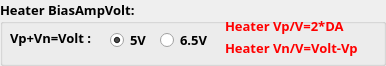
   <widget class="QGroupBox" name="groupBox_BiasVolt">
    <property name="geometry">
     <rect>
      <x>25</x>
      <y>30</y>
      <width>386</width>
      <height>66</height>
     </rect>
    </property>
    <property name="font">
     <font>
      <family>微软雅黑</family>
      <pointsize>10</pointsize>
      <weight>75</weight>
      <bold>true</bold>
     </font>
    </property>
    <property name="styleSheet">
     <string notr="true">#groupBox_BiasVolt
{
	border: 2px solid orange;

    margin-top:3.3ex;
	border-radius:5px;

}
#groupBox_BiasVolt::title
{
	subcontrol-origin:margin;
	color:blue;
	left:10px;
}
</string>
    </property>
    <property name="title">
     <string>Heater BiasAmpVolt:</string>
    </property>
    <widget class="QRadioButton" name="EN_BiasAmp_Volt_6V5">
     <property name="geometry">
      <rect>
       <x>160</x>
       <y>25</y>
       <width>60</width>
       <height>30</height>
      </rect>
     </property>
     <property name="font">
      <font>
       <family>微软雅黑</family>
       <pointsize>10</pointsize>
       <weight>75</weight>
       <bold>true</bold>
      </font>
     </property>
     <property name="text">
      <string>6.5V</string>
     </property>
    </widget>
    <widget class="QRadioButton" name="EN_BiasAmp_Volt_5V">
     <property name="geometry">
      <rect>
       <x>110</x>
       <y>25</y>
       <width>50</width>
       <height>30</height>
      </rect>
     </property>
     <property name="font">
      <font>
       <family>微软雅黑</family>
       <pointsize>10</pointsize>
       <weight>75</weight>
       <bold>true</bold>
      </font>
     </property>
     <property name="text">
      <string>5V</string>
     </property>
     <property name="checked">
      <bool>true</bool>
     </property>
     <property name="autoExclusive">
      <bool>true</bool>
     </property>
    </widget>
    <widget class="QLabel" name="label_198">
     <property name="geometry">
      <rect>
       <x>10</x>
       <y>25</y>
       <width>121</width>
       <height>26</height>
      </rect>
     </property>
     <property name="font">
      <font>
       <family>微软雅黑</family>
       <pointsize>10</pointsize>
       <weight>75</weight>
       <bold>true</bold>
      </font>
     </property>
     <property name="text">
      <string>Vp+Vn=Volt :</string>
     </property>
    </widget>
    <widget class="QLabel" name="HeaterVolt_display">
     <property name="geometry">
      <rect>
       <x>225</x>
       <y>10</y>
       <width>141</width>
       <height>31</height>
      </rect>
     </property>
     <property name="font">
      <font>
       <family>微软雅黑</family>
       <pointsize>10</pointsize>
       <weight>75</weight>
       <bold>true</bold>
      </font>
     </property>
     <property name="styleSheet">
      <string notr="true">color: rgb(255, 0, 0);</string>
     </property>
     <property name="text">
      <string>Heater Vp/V=2*DA</string>
     </property>
    </widget>
    <widget class="QLabel" name="HeaterVolt_display_2">
     <property name="geometry">
      <rect>
       <x>225</x>
       <y>30</y>
       <width>151</width>
       <height>36</height>
      </rect>
     </property>
     <property name="font">
      <font>
       <family>微软雅黑</family>
       <pointsize>10</pointsize>
       <weight>75</weight>
       <bold>true</bold>
      </font>
     </property>
     <property name="styleSheet">
      <string notr="true">color: rgb(255, 0, 0);</string>
     </property>
     <property name="text">
      <string>Heater Vn/V=Volt-Vp</string>
     </property>
    </widget>
   </widget>
